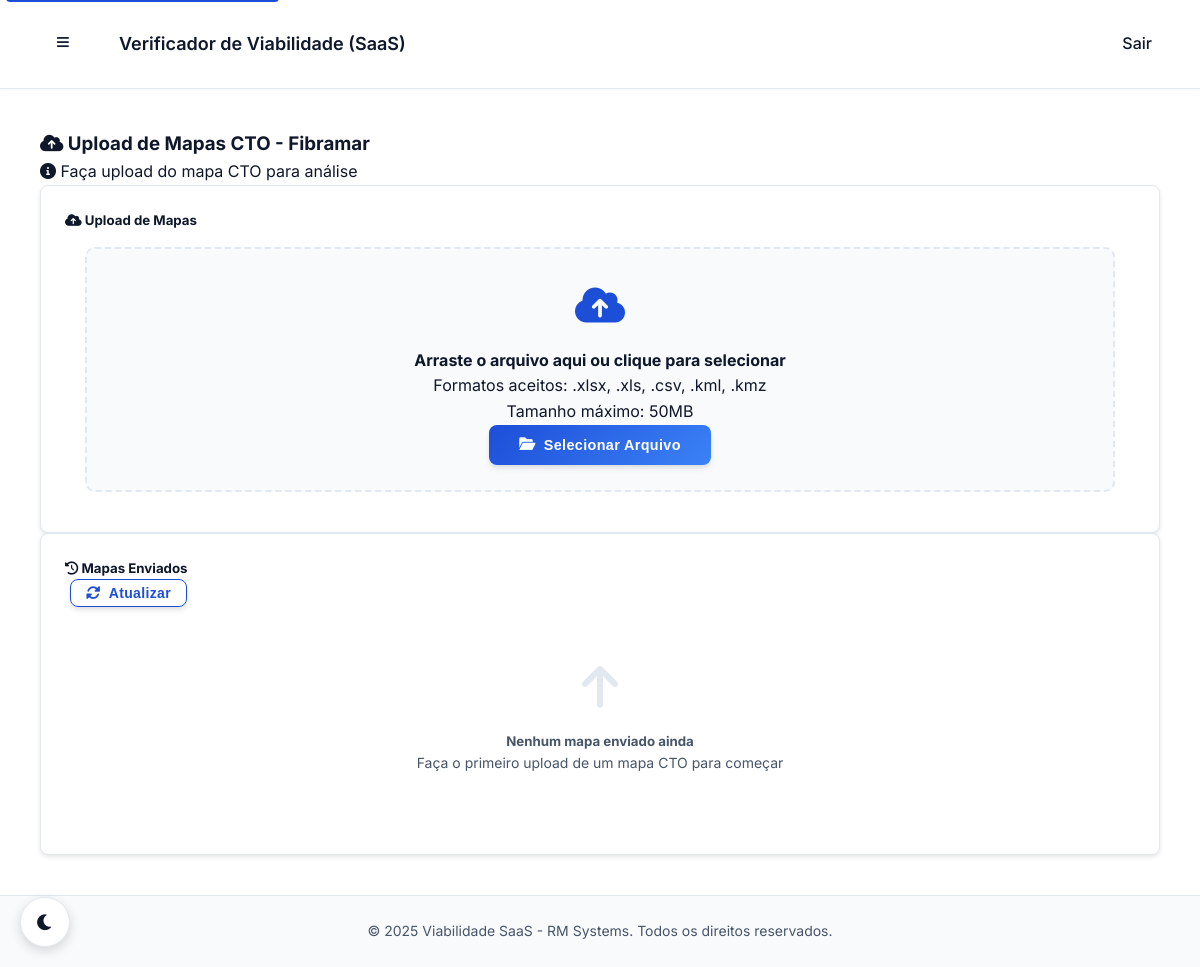
Page /fibramar/upload/ (signed in) on the earlier database version.
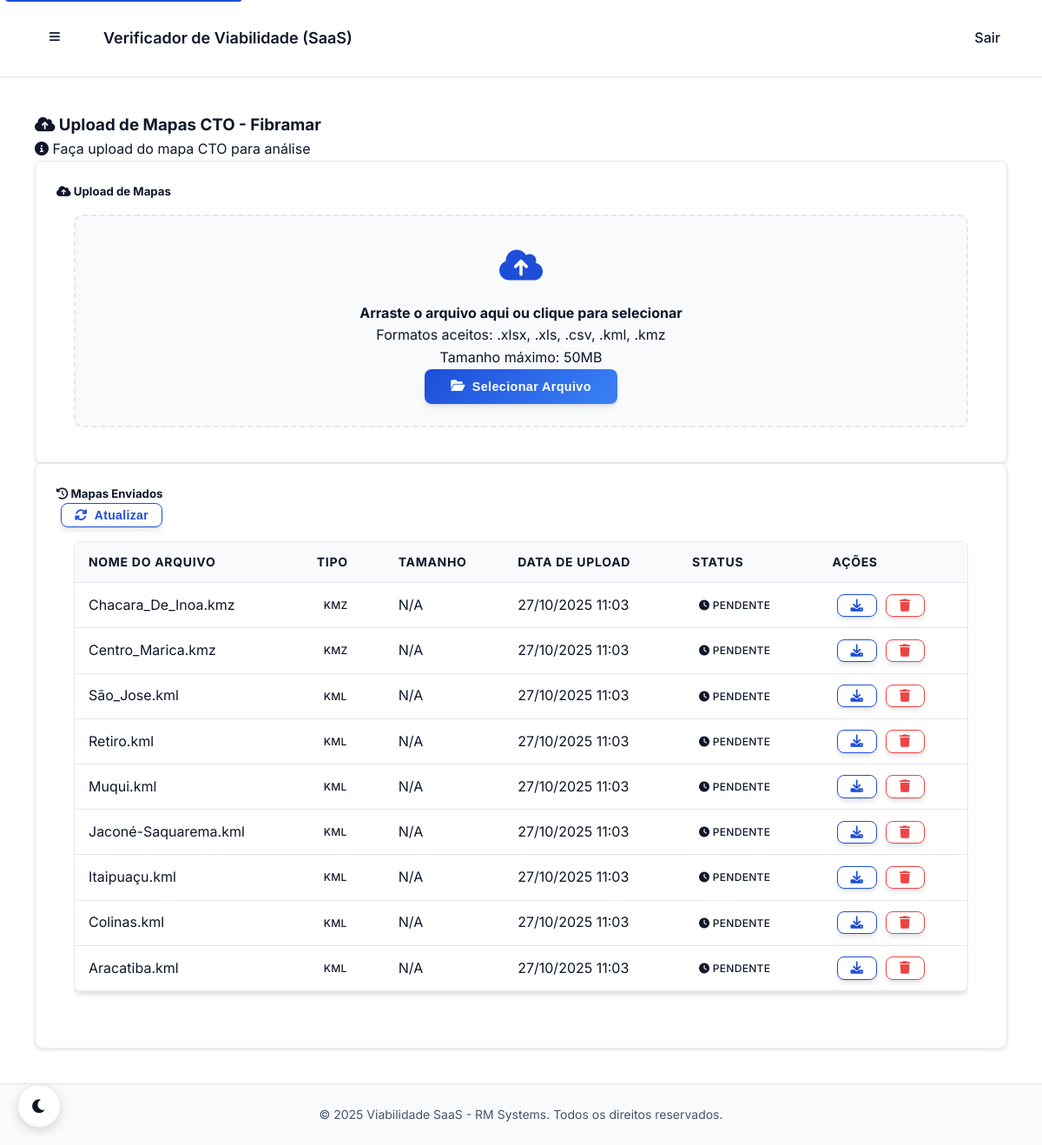
Same page on the later database version.
### core/models.py (models this page shows, shortened)
class CTOMapFile(models.Model):
    FILE_TYPES = [
        ('kml', 'KML'),
        ('kmz', 'KMZ'),
        ('csv', 'CSV'),
        ('xls', 'XLS'),
        ('xlsx', 'XLSX'),
    ]
    PROCESSING_STATUS = [
        ('pending', 'Pendente'),
        ('processing', 'Processando'),
        ('completed', 'Concluído'),
        ('failed', 'Falhou'),
    ]
    file = models.FileField(upload_to="cto_maps/", verbose_name="Arquivo")
    description = models.CharField(max_length=255, blank=True, verbose_name="Descrição")
    file_type = models.CharField(max_length=10, choices=FILE_TYPES, default='csv', verbose_name="Tipo de Arquivo")
    company = models.ForeignKey(
        Company,
        on_delete=models.CASCADE,
        related_name='cto_maps',
        verbose_name="Empresa"
    )
    uploaded_by = models.ForeignKey(
        CustomUser,
        on_delete=models.CASCADE,
        related_name='uploaded_maps',
        verbose_name="Enviado por"
    )
    uploaded_at = models.DateTimeField(auto_now_add=True, verbose_name="Enviado em")
    processing_status = models.CharField(
        max_length=20,
        choices=PROCESSING_STATUS,
        default='pending',
        verbose_name="Status de Processamento"
    )
    is_processed = models.BooleanField(default=False, verbose_name="Processado")
    processed_at = models.DateTimeField(null=True, blank=True, verbose_name="Processado em")
    analysis_id = models.CharField(max_length=100, blank=True, verbose_name="ID da Análise")
    viability_score = models.IntegerField(null=True, blank=True, verbose_name="Score de Viabilidade")
    processing_time = models.FloatField(null=True, blank=True, verbose_name="Tempo de Processamento (s)")
    analysis_results = models.JSONField(default=dict, blank=True, verbose_name="Resultados da Análise")
    issues_found = models.JSONField(default=list, blank=True, verbose_name="Problemas Encontrados")
    recommendations = models.JSONField(default=list, blank=True, verbose_name="Recomendações")
    file_size = models.BigIntegerField(null=True, blank=True, verbose_name="Tamanho do Arquivo (bytes)")
    coordinates_count = models.IntegerField(null=True, blank=True, verbose_name="Número de Coordenadas")
    updated_at = models.DateTimeField(auto_now=True, verbose_name="Atualizado em")
    class Meta:
        verbose_name = "Mapa CTO"
        verbose_name_plural = "Mapas CTO"
        ordering = ['-uploaded_at']
        indexes = [
            models.Index(fields=['company', 'processing_status']),
            models.Index(fields=['uploaded_by', 'uploaded_at']),
            models.Index(fields=['file_type', 'is_processed']),
        ]
    @property
    def file_name(self):
        return os.path.basename(self.file.name) if self.file else ""

### core/views.py (the view)
@login_required
@company_access_required(require_admin=False, allow_user_role=True)
def company_map_upload_page(request, company_slug):
    import os
    company = get_object_or_404(Company, slug=company_slug)
    maps = CTOMapFile.objects.filter(company=company).order_by('-uploaded_at')[:20]
    for map in maps:
        try:
            if map.file and map.file.name:
                map.file_size_bytes = os.path.getsize(map.file.path) if os.path.exists(map.file.path) else None
                map.original_filename = os.path.basename(map.file.name)
            else:
                map.file_size_bytes = None
                map.original_filename = getattr(map, 'description', 'N/A')
        except (FileNotFoundError, ValueError, OSError):
            map.file_size_bytes = None
            map.original_filename = getattr(map, 'description', 'N/A')
    context = {
        'company': company,
        'maps': maps,
    }
    return render(request, 'core/upload_page.html', context)

### core/models.py (called while the page is built)
    @property
    def is_rm_admin(self):
        return self.role == 'RM' or self.is_superuser

    @property
    def is_company_admin(self):
        return self.role == 'COMPANY_ADMIN'

### core/templates/core/upload_page.html (shortened to what the changed rows need)
{% extends 'base.html' %}
{% load static %}
{% block body_class %}upload-page{% endblock %}
{% block extra_head %}
<link rel="stylesheet" href="{% static 'css/verificador.css' %}">
{% endblock %}
{% block content %}
<div class="main-content">
    <div class="card">
        <div class="card-body p-0">
            {% if maps %}
                <div class="table-responsive">
                    <table class="table table-hover mb-0">
                        <thead class="table-light">
                            <tr>
                                <th class="border-0">Nome do Arquivo</th>
                                <th class="border-0">Tipo</th>
                                <th class="border-0">Tamanho</th>
                                <th class="border-0">Data de Upload</th>
                                <th class="border-0">Status</th>
                                <th class="border-0">Ações</th>
                            </tr>
                        </thead>
                        <tbody>
                            {% for map in maps %}
                                <tr>
                                    <td class="fw-bold">{{ map.original_filename|default:map.file_name }}</td>
                                    <td>
                                        <span class="badge bg-info">
                                            {{ map.file_type|upper|default:"N/A" }}
                                        </span>
                                    </td>
                                    <td>
                                        {% if map.file_size_bytes %}
                                            {{ map.file_size_bytes|filesizeformat }}
                                        {% else %}
                                            <span class="text-muted">N/A</span>
                                        {% endif %}
                                    </td>
                                    <td>{{ map.uploaded_at|date:"d/m/Y H:i" }}</td>
                                    <td>
                                        {% if map.is_processed %}
                                            <span class="badge bg-success">
                                                <i class="fas fa-check me-1"></i>
                                                Processado
                                            </span>
                                        {% else %}
                                            <span class="badge bg-warning">
                                                <i class="fas fa-clock me-1"></i>
                                                Pendente
                                            </span>
                                        {% endif %}
                                    </td>
                                    <td>
                                        <div class="btn-group" role="group">
                                            <a href="{% url 'company:map_download' company_slug=company.slug pk=map.pk %}"
                                               class="btn btn-outline-primary btn-sm"
                                               title="Download">
                                                <i class="fas fa-download"></i>
                                            </a>
                                            <form method="post" action="{% url 'company:map_delete' company_slug=company.slug pk=map.pk %}" style="display: inline;">
                                                <button type="submit"
                                                        class="btn btn-outline-danger btn-sm"
                                                        title="Excluir"
                                                        onclick="return confirm('Tem certeza que deseja excluir este arquivo?')">
                                                    <i class="fas fa-trash"></i>
                                                </button>
                                            </form>
                                        </div>
                                    </td>
                                </tr>
                            {% endfor %}
                        </tbody>
                    </table>
                </div>
            {% else %}
                <div class="empty-state p-4">
                    <div class="text-center">
                        <i class="fas fa-arrow-up text-muted mb-3" style="font-size: 3rem;"></i>
                        <h5 class="text-muted">Nenhum mapa enviado ainda</h5>
                        <p class="text-muted">Faça o primeiro upload de um mapa CTO para começar</p>
                    </div>
                </div>
            {% endif %}
        </div>
    </div>
</div>
{% endblock %}

Differences in the rows shown:
added CTOMapFile: original_filename "Chacara_De_Inoa.kmz", file_type "KMZ", shows "N/A", uploaded_at "27/10/2025 11:03", is_processed False (drawn)
added CTOMapFile: original_filename "Centro_Marica.kmz", file_type "KMZ", shows "N/A", uploaded_at "27/10/2025 11:03", is_processed False (drawn)
added CTOMapFile: original_filename "São_Jose.kml", file_type "KML", shows "N/A", uploaded_at "27/10/2025 11:03", is_processed False (drawn)
added CTOMapFile: original_filename "Retiro.kml", file_type "KML", shows "N/A", uploaded_at "27/10/2025 11:03", is_processed False (drawn)
added CTOMapFile: original_filename "Muqui.kml", file_type "KML", shows "N/A", uploaded_at "27/10/2025 11:03", is_processed False (drawn)
added CTOMapFile: original_filename "Jaconé-Saquarema.kml", file_type "KML", shows "N/A", uploaded_at "27/10/2025 11:03", is_processed False (drawn)
added CTOMapFile: original_filename "Itaipuaçu.kml", file_type "KML", shows "N/A", uploaded_at "27/10/2025 11:03", is_processed False (drawn)
added CTOMapFile: original_filename "Colinas.kml", file_type "KML", shows "N/A", uploaded_at "27/10/2025 11:03", is_processed False (drawn)
added CTOMapFile: original_filename "Aracatiba.kml", file_type "KML", shows "N/A", uploaded_at "27/10/2025 11:03", is_processed False (drawn)
Other differences:
text no longer shown: "Nenhum mapa enviado ainda Faça o primeiro upload de um mapa CTO para começar"
text now shown: "NOME DO ARQUIVO TIPO TAMANHO DATA DE UPLOAD STATUS AÇÕES"
